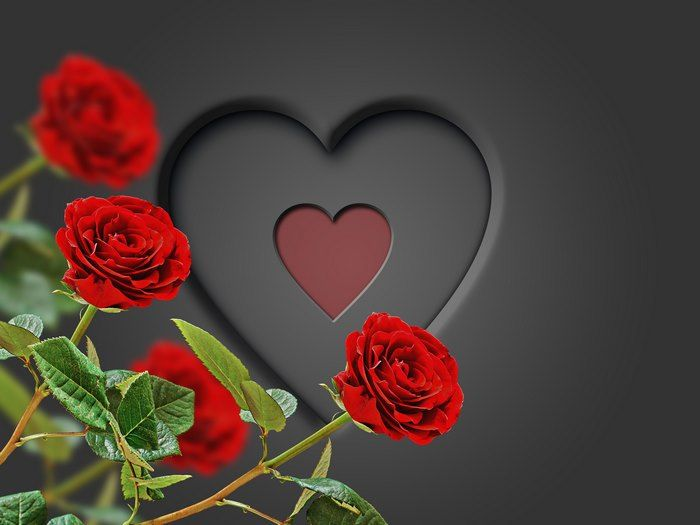
#> input picture Day-1/sample-rose.jpg, 700 x 525 px
$ python image_processing-1.py
#> lines starting #> are read from the running program, lines starting #| are printed output that depends on the picture
import cv2
img1 = cv2.imread('sample-rose.jpg')
#> img1 is the input picture: shape (525, 700, 3); mean B, G, R 56.3, 63.4, 80.1
img2 = cv2.imread('sample-rose.jpg',0)
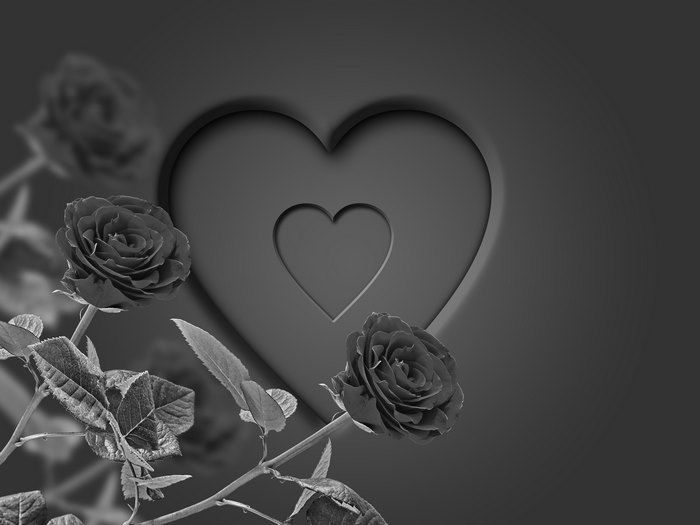
#> img2: shape (525, 700); min 0, max 255, mean 67.6
cv2.imshow('Img1',img1)
cv2.imshow('Img2',img2)
cv2.waitKey(0)
cv2.destroyAllWindows()

$ run again, with Day-1/sample-1.jpg copied over Day-1/sample-rose.jpg
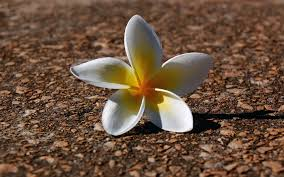
#> input picture Day-1/sample-1.jpg, 284 x 177 px
#> img1 is the input picture: shape (177, 284, 3); mean B, G, R 61, 80.7, 106.7
#> `img2 = cv2.imread('sample-rose.jpg',0)`:
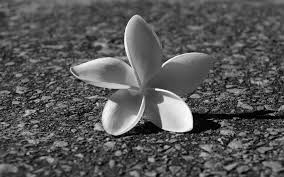
#> img2: shape (177, 284); min 0, max 255, mean 86.2
